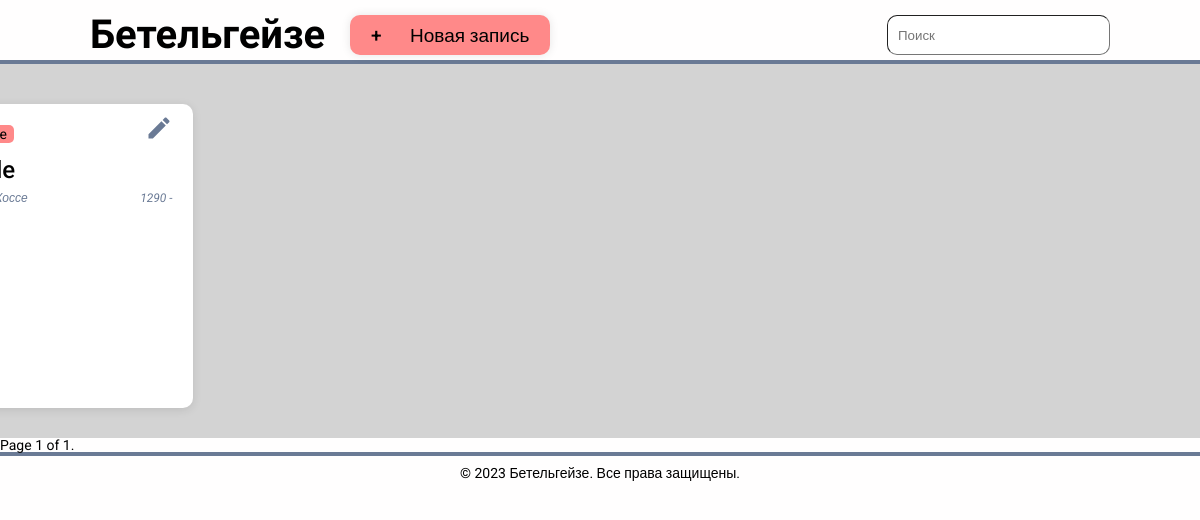
The app's page /, older data.
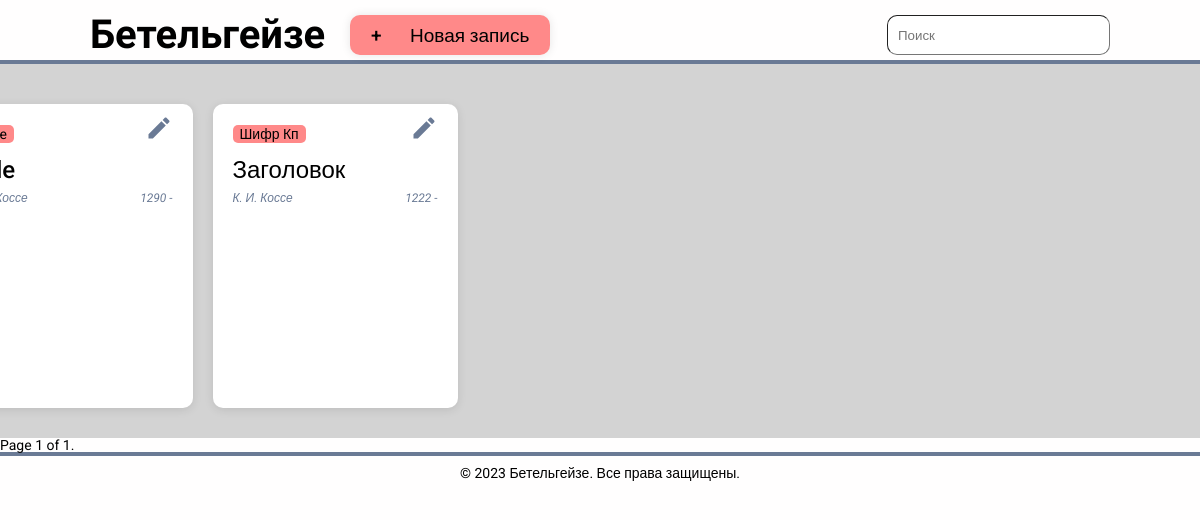
The same page, newer data.
### paper/models.py (models this page shows, shortened)
class Paper(models.Model):
    code = models.CharField(max_length=50)
    title = models.CharField(max_length=50)
    year_start = models.PositiveIntegerField(default=None, blank=True, null=True)
    year_end = models.PositiveIntegerField(default=None, blank=True, null=True)
    url = models.URLField(default=None, blank=True, null=True)
    subtitle = models.CharField(max_length=100, default=None, blank=True)
    authors = models.ManyToManyField(Author)
    year_restoration = models.PositiveIntegerField(default=None, blank=True, null=True)
    passepartout = models.BooleanField()
    thickness = models.PositiveIntegerField(default=None, blank=True, null=True)
    ph = models.DecimalField(max_digits=5, decimal_places=3, default=None, blank=True, null=True)
    def get_preview_image(self):
        latest_paper_image = self.image_set.order_by("-date_capture").first()
        if latest_paper_image:
            return latest_paper_image.preview
    def get_authors_as_string(self):
        return ", ".join([author.name for author in self.authors.all()])
    def get_years_as_string(self):
        year_start = str(self.year_start) if self.year_start is not None else ""
        year_end = str(self.year_end) if self.year_end is not None else ""
        return " - ".join([year_start, year_end])
    def get_absolute_url(self):
        return reverse("paper-update", kwargs={"pk": self.pk})

class Author(models.Model):
    name = models.CharField(max_length=50)

### paper/views.py (the view)
# urls.py: path("", views.PaperList.as_view(), name="paper-home"),
class PaperList(generic.ListView):
    model = Paper
    context_object_name = "papers"
    template_name = "paper/index.html"
    paginate_by = 10

### paper/templates/paper/index.html (shortened to what this page needs)
{% extends 'paper/base.html' %}
{% load static %}
{% block content %}
<main class="main" >
    <div class="gallery">
        <ul class="gallery__list">
            {% for p in papers%}
            <li class="list__card">
                <ul class="card__info">
                    <div class="card__id-and-btn">
                        <li class="card__id">{{p.code}}</li>
                        <li class="card__btn"><button class="card__redact" onclick="window.open('{{p.get_absolute_url}}')"></button></li>
                    </div>
                    <li class="card__title">{{p.title}}</li>
                    <div class="card__author-and-date">
                        <li class="card__author">   <i>{{ p.get_authors_as_string }}</i>   </li>
                        <li class="card__date"><i>{{ p.get_years_as_string }}</i></li>
                    </div>
                </ul>
            </li>
            {% endfor %}
        </ul>
    </div>
</main>
{% include "paper/pagination.html" with page=page_obj %}
{% endblock %}

### paper/templates/paper/base.html (shortened to what this page needs)
{% load static %}
<!DOCTYPE html>
<html lang="ru">
<head>
    <link type="text/css" rel="stylesheet" href="{% static 'paper/css/style.css' %}">
</head>
<body>
    <header class="header">
        <div class="header__h-flexbox">
            <div class="h-flexbox__tb">
                <h1 class="title"><a href="/">Бетельгейзе</a></h1>
                <button class="new-card-btn" ><a class="new-card-link" href="/create">+      Новая запись</a></button>
            </div>
            <input class="search" type="search" name="" id="" placeholder="Поиск ">
        </div>
    </header>
    {% block content %}
    {% endblock %}
    <footer class="footer">
        <p class="footer__text"> &#169 2023 Бетельгейзе. Все права защищены.</p>
    </footer>
</body>
</html>

### paper/templates/paper/pagination.html (shortened to what this page needs)
<div class="pagination"> <span class="step-links">
    <span class="current">
    Page {{ page.number }} of {{ page.paginator.num_pages }}.
    </span>
    </span> </div>

### paper/static/paper/css/style.css (style rules this page uses)
html { box-sizing: border-box; }
*, *::after, *::before { box-sizing: inherit; }
a { color: inherit; text-decoration: none; }
ul, ol { list-style: none; }
h1, h2, h3, h4, p, ul, ol, figure { padding: 0; margin: 0; }
button { cursor: pointer; }
body { margin: 0; width: 100vw; min-height: 100vh; font-family: Roboto, sans-serif; background-color: #FFFEFE; ; font-size: 14px; font-weight: 400; color: black; line-height: 1; overflow-x: hidden; }
.header__h-flexbox { border-bottom: 4px solid rgb(106, 122, 149); padding: 15px 7.5% 5px; display: flex; justify-content: space-between; }
.h-flexbox__tb { display: flex; }
.title { font-family: 'Yanone Kaffeesatz', sans-serif; font-size: 40px; margin-right: 25px; }
.new-card-btn { width: 200px; height: 40px; background-color: rgb(255, 137, 137); border: none; border-radius: 10px; box-shadow: rgba(3, 3, 3, 0.1) 0px 0px 10px; font-family: 'Roboto', sans-serif; font-weight: 500; font-size: 19px; white-space: pre-wrap; }
.search { width: 223px; border-radius: 10px; border-width: 1px; padding: 0 10px; }
.main { background-color: #D3D3D3; padding-top: 40px; padding-bottom: 30px; }
.gallery__list { display: grid; justify-content: center; grid-template-columns: 245px 245px 245px 245px 245px 245px; gap: 20px; }
@media (max-width: 1680px) { .gallery__list { grid-template-columns: 245px 245px 245px 245px 245px } }
.list__card { width: 245px; height: 304px; background-color: rgb(255, 255, 255); box-shadow: rgba(3, 3, 3, 0.1) 0px 2px 10px; border-radius: 10px; }
.card__info { padding: 10px 20px; }
.card__id-and-btn { display: flex; justify-content: space-between; margin-bottom: 15px; align-items: end; }
.card__id { display: inline; background-color: #FF8989; border-radius: 5px; padding: 2px 7px; }
.card__btn { display: inline; }
.card__redact { border: none; width: 28px; height: 28px; background-image: url(../img/pen.svg); background-size: cover; }
.card__title { font-size: 24px; font-weight: 500; margin-bottom: 10px; }
.card__author-and-date { display: flex; justify-content: space-between; font-size: 12px; color: #6a7a95; }
.footer { display: flex; justify-content: center; border-top: 4px solid rgb(106, 122, 149); height: 40px; padding-top: 10px; }

Row changes from the older to the newer data that the page shows:
added Paper: code "Шифр Кп", title "Заголовок", get_authors_as_string "К. И. Коссе", get_years_as_string "1222 -"
